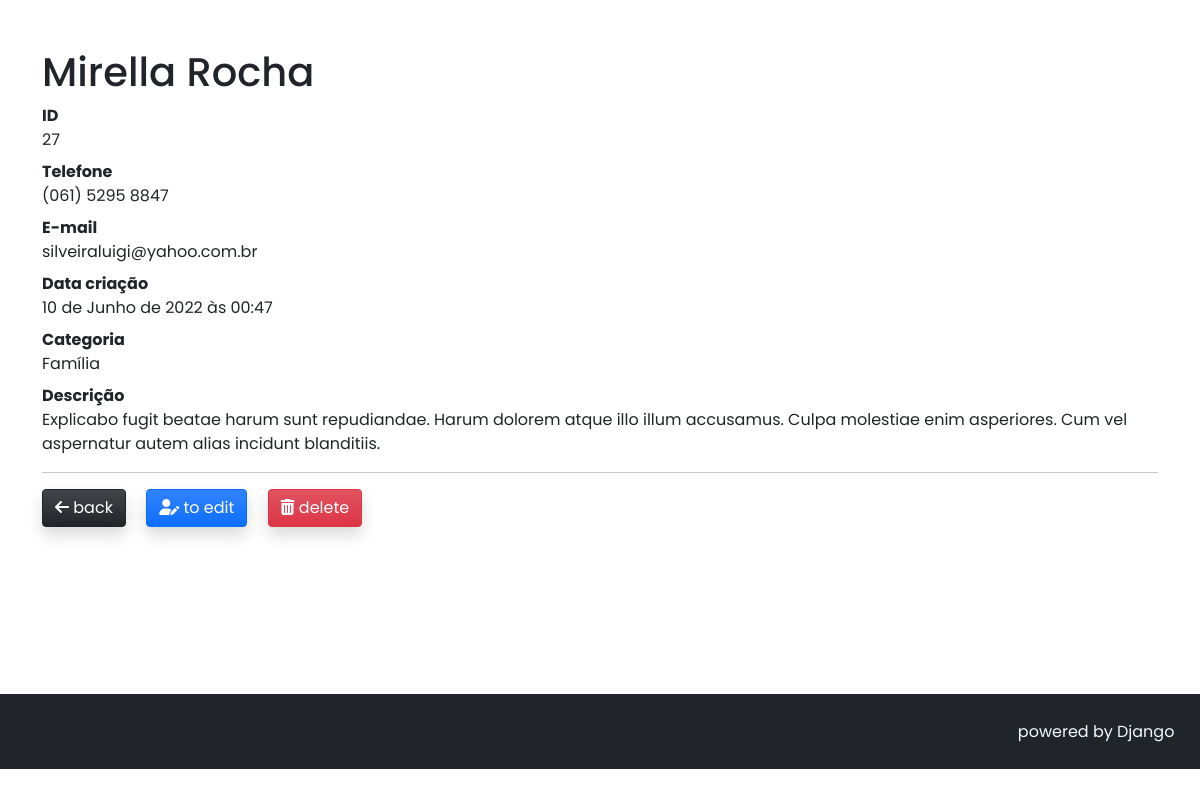
/agenda/contato/27/, run on the app's committed database.
### agenda/models.py (models this page shows, shortened)
class Contact(models.Model):
    first_name = models.CharField(max_length=30)
    last_name = models.CharField(max_length=30, blank=True, null=True)
    telephone = models.CharField(max_length=20)
    email = models.CharField(max_length=255, blank=True, null=True)
    created_in = models.DateTimeField(auto_now_add=True)
    description = models.TextField(blank=True, null=True)
    category = models.ForeignKey(
        Category, on_delete=models.SET_NULL, null=True, blank=True
    )
    profile_picture = models.ImageField(
        blank=True,
        upload_to='agenda/img/%Y/%m/%d'
    )
    to_show = models.BooleanField(default=True)

class Category(models.Model):
    name = models.CharField(max_length=60)
    def __str__(self):
        return self.name

### agenda/views.py (the view)
# urls.py: path('agenda/contato/<int:id_contact>/', views.contact, name='contact'),
def contact(request, id_contact):
    contact = get_object_or_404(Contact, id=id_contact)
    form = NewContactForm(instance=contact)
    return render(request, 'agenda/pages/contact.html', context={
            'contact': contact,
            'form': form
        }
    )

### agenda/templates/agenda/pages/contact.html (shortened to what this page needs)
{% extends 'global/base.html' %}
{% block content %}
<div class="container">
    <div class="row">
        <div class="col-lg-12">
            <div class="contact-name">
                <h1 class="mt-5">{{ contact.first_name | title }} {{ contact.last_name | title }}</h1>
            </div>
            <dl>
                <dt>ID</dt>
                <dd>{{ contact.id }}</dd>
                <dt>Telefone</dt>
                <dd>{{ contact.telephone }}</dd>
                <dt>E-mail</dt>
                <dd>{{ contact.email }}</dd>
                <dt>Data criação</dt>
                <dd>{{ contact.created_in }}</dd>
                <dt>Categoria</dt>
                <dd>{{ contact.category }}</dd>
                <dt>Descrição</dt>
                <dd>{{ contact.description | capfirst }}</dd>
                <dt>
                    <hr class="border-3 opacity-75">
                </dt>
                <dd>
                    <a class="btn btn-dark bg-gradient shadow" href="{% url 'agenda:home' %}" >
                        <i class="text-white fa-solid fa-arrow-left"></i>
                        <span class="text-white">back</span>
                    </a>
                    <button type="button" class="ms-3 btn btn-primary bg-gradient shadow" data-bs-toggle="modal" href="#exampleModalToggle" role="button">
                        <i class="text-dank fa-solid fa-user-pen"></i>
                        <span class="text-white">to edit</span>
                    </button>
                    <button type="button" class="btn btn-danger ms-3 bg-gradient shadow" data-bs-toggle="modal" data-bs-target="#exampleModal">
                        <i class="text-white fa-solid fa-trash-can"></i>
                        <span class="text-white">delete</span>
                    </button>
                </dd>
            </dl>
        </div>
    </div>
</div>
{% endblock content %}
{% block footer %}
<footer>
    <span>powered by Django</span>
</footer>
{% endblock footer %}

### base_static/global/css/style.css (style rules this page uses)
* { font-family: 'Poppins', sans-serif; font-weight: 400; }
footer { padding: 1.6rem; color:#f0f9ff; background-color: #212529; display: flex; justify-content: flex-end; position: relative; bottom: -151px; z-index: 10000; width: 100%; }

### data on the page
Contact: first_name "Mirella", last_name "Rocha", id "27", telephone "(061) 5295 8847", email "silveiraluigi@yahoo.com.br", created_in "10 de Junho de 2022 às 00:47", category "Família", description "Explicabo fugit beatae harum sunt repudiandae. Harum dolorem atque illo illum accusamus. Culpa molestiae enim asperiores. Cum vel aspernatur autem alias incidunt blanditiis."
